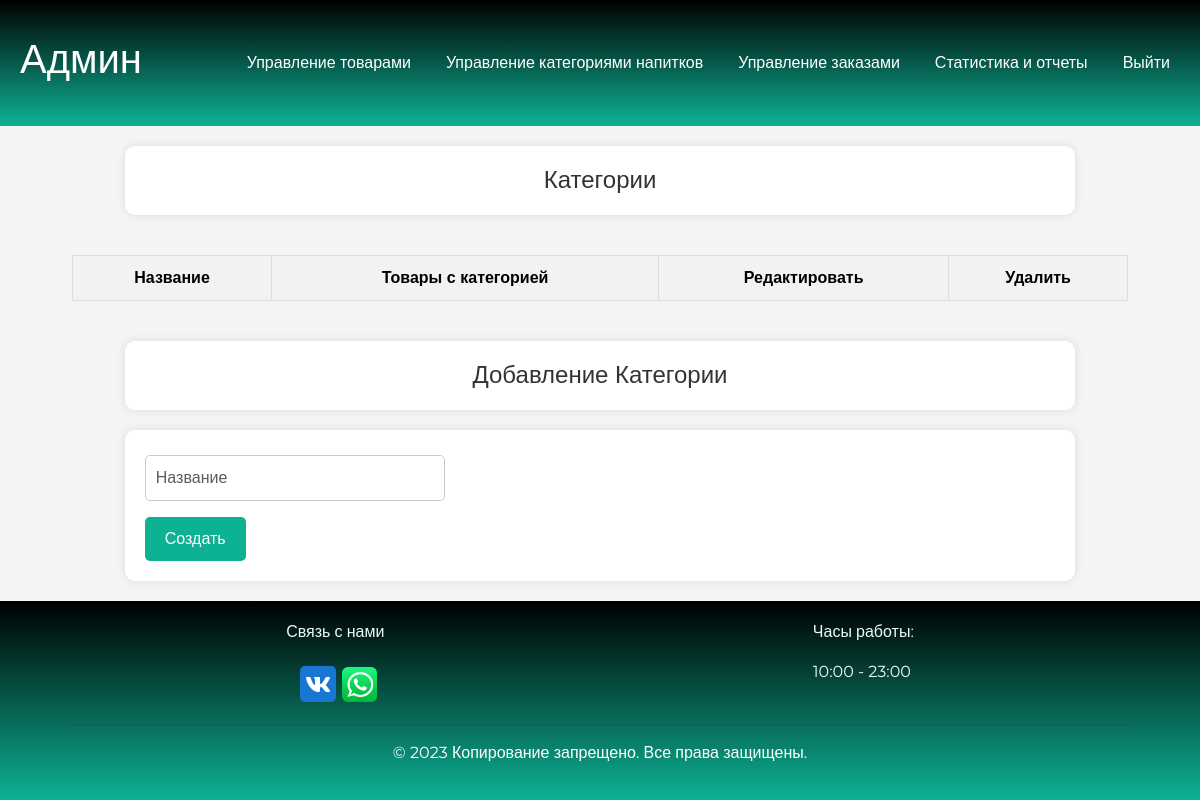
The page /admin/categoryTovar.php on the database as committed earlier.
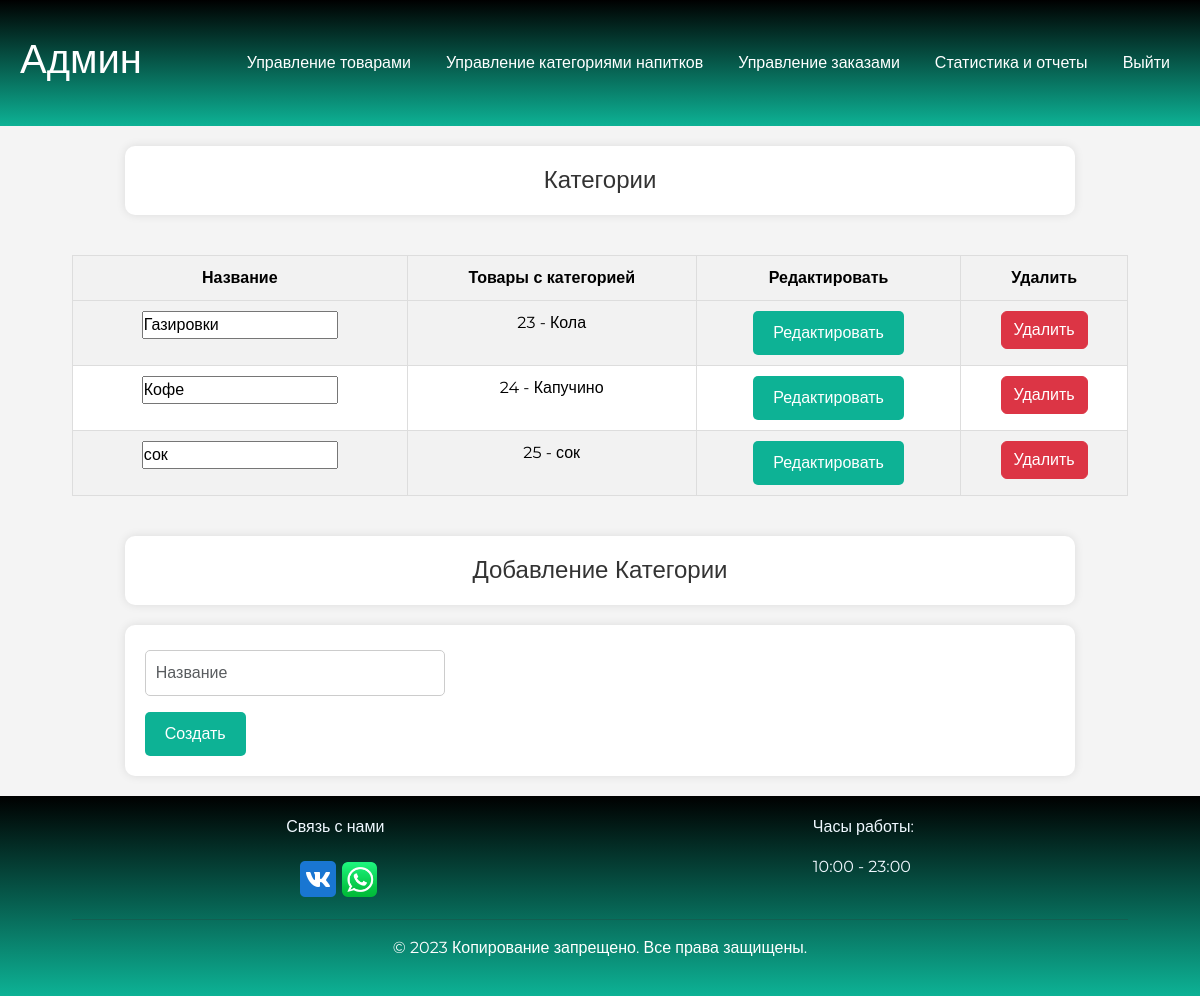
The same page on the database as committed later.
### tables this page shows
CREATE TABLE `Category` (
  `Category_id` int NOT NULL,
  `Name` varchar(50) NOT NULL
);

CREATE TABLE `Product` (
  `Id_product` int NOT NULL,
  `Name` varchar(50) NOT NULL,
  `Description` varchar(100) NOT NULL,
  `Category_id` int NOT NULL,
  `Price` decimal(10,0) NOT NULL,
  `Image` varchar(50) NOT NULL
);

### admin/categoryTovar.php (the view, shortened to what this page needs)
<?php
include "../connect.php";
$query = "SELECT Category_id, name FROM Category";
$result = mysqli_query($con, $query);
$result1 = mysqli_fetch_all($result);
?>
<!DOCTYPE html>
<html lang="en">
<head>
    <link href="https://cdn.jsdelivr.net/npm/bootstrap@5.3.2/dist/css/bootstrap.min.css" rel="stylesheet">
    <link rel="stylesheet" href="style.css">
</head>
<body>
    <header class="header">
        <nav class="nav">
            <div class="index">
                <h1 class="index_">Админ</h1>
            </div>
            <div class="cart_account">
                <a href="newTovar.php">Управление товарами</a>
                <a href="categoryTovar.php">Управление категориями напитков</a>
                <a href="orderManagement.php">Управление заказами</a>
                <a href="Panel-admin.php">Статистика и отчеты</a>
                <a href="/logout.php">Выйти</a>
            </div>
        </nav>
    </header>
    <div class="container">
        <h2 class="edit-tovar">Категории</h2>
        <div class="products">
            <table class="table table-striped">
                <thead>
                    <tr>
                        <th>Название</th>
                        <th>Товары с категорией</th>
                        <th>Редактировать</th>
                        <th>Удалить</th>
                    </tr>
                </thead>
                <tbody>
                    <?php foreach ($result1 as $item): ?>
                        <tr>
                            <form action="cat_update.php" method="post">
                                <td><input name="Name" value="<?= $item[1] ?>"></td>
                                <td>
                                    <?php
                                    $categoryTovar = "SELECT Product.* FROM Product INNER JOIN Category ON Category.Category_id = Product.Category_id WHERE Category.Category_id = $item[0]";
                                    $categoryResult = mysqli_fetch_all(mysqli_query($con, $categoryTovar));
                                    foreach ($categoryResult as $product) {
                                        echo $product[0] . " - " . $product[1] . "<br>";
                                    }
                                    ?>
                                </td>
                                <td><button type="submit" class="btn btn-primary">Редактировать</button></td>
                            </form>
                            <td><a href='cat_delete.php?item=<?= $item[0] ?>' class="btn btn-danger">Удалить</a></td>
                        </tr>
                    <?php endforeach; ?>
                </tbody>
            </table>
        </div>
        <div>
            <h2 class="edit-tovar">Добавление Категории</h2>
            <form action="categoryTovar_db.php" class="adding" method="POST">
                <div class="mb-3">
                    <input type="text" name="Name" class="form-control" placeholder="Название" required>
                </div>
                <button type="submit" name="add" class="btn btn-success">Создать</button>
            </form>
        </div>
    </div>
    <footer id="footer">
        <div class="container">
            <div class="connection">
                <div class="connect">
                    <p>Связь с нами</p>
                    <div class="images-connection">
                        <img src="../images/icons8-vk-com-48.png" alt="" srcset="">
                        <img src="../images/iconfinder-social-media-applications-23whatsapp-4102606_113811.png"
                            class="icon-whatsapp">
                    </div>
                </div>
                <div class="clock-work">
                    <p>Часы работы:</p>
                    <p>10:00 - 23:00</p>
                </div>
            </div>
            <hr>
            <p class="copirater">© 2023 Копирование запрещено. Все права защищены.</p>
        </div>
    </footer>
</body>
</html>

### admin/style.css (style rules this page uses)
* { margin: 0; padding: 0; box-sizing: border-box; }
body { font-family: 'Montserrat', sans-serif; background-color: #f4f4f4; color: #333; margin: 0; padding: 0; }
.header { background: linear-gradient(rgb(0, 0, 0), #0DB295); display: flex; justify-content: space-between; align-items: center; height: 126px; padding: 0 20px; color: white; }
h1 { color: white; }
.nav a { text-decoration: none; color: rgb(255, 255, 255); padding: 5px 10px; transition: transform 0.3s; }
.nav { display: flex; justify-content: space-between; width: 100%; }
.cart_account { display: flex; align-items: center; gap: 15px; }
.filter-products, .adding, .edit-tovar { width: 90%; max-width: 1200px; margin: 20px auto; padding: 20px; background: white; border-radius: 10px; box-shadow: 0 0 10px rgba(0, 0, 0, 0.1); }
.filter-products input[type="text"], .adding input[type="text"], .adding input[type="file"], .adding select { padding: 10px; border: 1px solid #ccc; border-radius: 5px; width: 48%; max-width: 300px; }
.filter-products button, .adding button { padding: 10px 20px; background-color: #0DB295; border: none; border-radius: 5px; color: white; cursor: pointer; transition: background-color 0.3s; }
.container { width: 90%; max-width: 1200px; margin: 0 auto; }
.products { overflow-x: auto; }
.table { width: 100%; border-collapse: collapse; margin: 20px 0; }
.table th, .table td { padding: 10px; border: 1px solid #ddd; text-align: center; }
.table th { background-color: #f2f2f2; }
.table-striped tbody tr:nth-of-type(odd) { background-color: #f9f9f9; }
.edit-tovar { text-align: center; font-size: 1.5em; margin-bottom: 20px; }
input[type="text"], select { padding: 5px; margin: 5px 0; border: 1px solid #ccc; border-radius: 5px; width: 100%; }
button[type="submit"] { padding: 10px 20px; background-color: #0DB295; border: none; border-radius: 5px; color: white; cursor: pointer; transition: background-color 0.3s; }
footer { align-items: center; width: 100%; height: 200px; display: flex; background: linear-gradient(rgb(0, 0, 0), #0DB295); }
.connection { color: aliceblue; display: flex; justify-content: space-around; }
.images-connection { display: flex; align-items: center; }
.icon-whatsapp { width: 35px; height: 35px; }
.copirater { text-align: center; color: rgb(255, 255, 255); }
.clock-work { display: flex; flex-direction: column; }
.connect { display: flex; flex-direction: column; align-items: center; }

Rows that differ between the two databases and show on the page:
added category: Name "Газировки"
added product: Id_product "23", Name "Кола"
added category: Name "Кофе"
added product: Id_product "24", Name "Капучино"
added category: Name "сок"
added product: Id_product "25", Name "сок"
